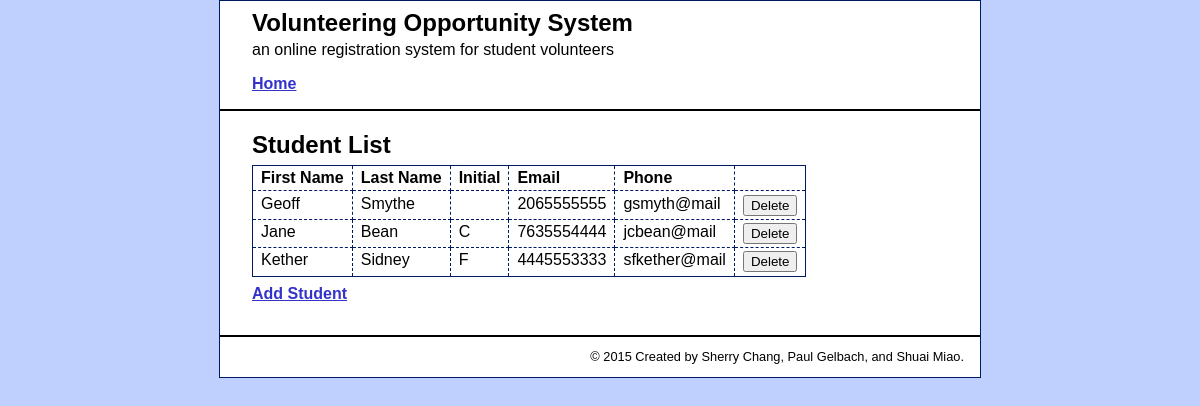
The page /student_manager/index.php on the database its author committed.
### tables this page shows
CREATE TABLE STUDENT(
	SID			INT  			 						AUTO_INCREMENT,
	FName		VARCHAR(45) 		NOT NULL,
	LName		VARCHAR(45)			NOT NULL,
	Initial 	VARCHAR(45),
	Phone 		VARCHAR(45)			NOT NULL,
	Email		VARCHAR(45)			NOT NULL,
	PRIMARY KEY (SID)
);

### model/student_db.php (called while the page is built, shortened)
<?php
function get_students()	{
	global $db;
	$query = 'SELECT * FROM STUDENT
              ORDER BY FName';
    $students = $db->query($query);
    return $students;
}
?>

### student_manager/student_list.php (the view, shortened to what this page needs)
<?php include '../view/header.php'; ?>
<div id="main">
    <h1>Student List</h1>
    <div id="content">
        <table>
            <tr>
                <th>First Name</th>
                <th>Last Name</th>
		  		<th>Initial</th>
                <th>Email</th>
		  		<th>Phone</th>
                <th>&nbsp;</th>
            </tr>
            <?php foreach ($students as $student) : ?>
            <tr>
                <td><?php echo $student['FName']; ?></td>
                <td><?php echo $student['LName']; ?></td>
		  		<td><?php echo $student['Initial']; ?></td>
                <td><?php echo $student['Phone']; ?></td>
		  		<td><?php echo $student['Email']; ?></td>
                <td><form action="." method="post">
                    <input type="submit" value="Delete" />
		  					</form></td>
            </tr>
            <?php endforeach; ?>
        </table>
        <p><a href="?action=show_add_form">Add Student</a></p>
    </div>
</div>
<?php include '../view/footer.php'; ?>

### main.css (style rules this page uses)
body { margin-top: 0; background-color: #BFCFFE; font-family: Arial, Helvetica, sans-serif; }
h1 { font-size: 150%; margin: 0; padding: .5em 0 .25em; }
h1, h2 { color: black; }
p { margin: .5em 0 .5em 0; padding: 0; }
a { color: #3333CC; font-weight: bold; }
table { border: 1px solid #001963; border-collapse: collapse; }
td, th { border: 1px dashed #001963; padding: .2em .5em .2em .5em; vertical-align: top; text-align: left; }
form { margin: 0; }
#main { margin: 0; padding: .5em 2em .25em; }
#content { padding-bottom: .25em; }

### rows shown on the page
student: FName "Geoff", LName "Smythe", Phone "2065555555", Email "gsmyth@mail"
student: FName "Jane", LName "Bean", Initial "C", Phone "7635554444", Email "jcbean@mail"
student: FName "Kether", LName "Sidney", Initial "F", Phone "4445553333", Email "sfkether@mail"
